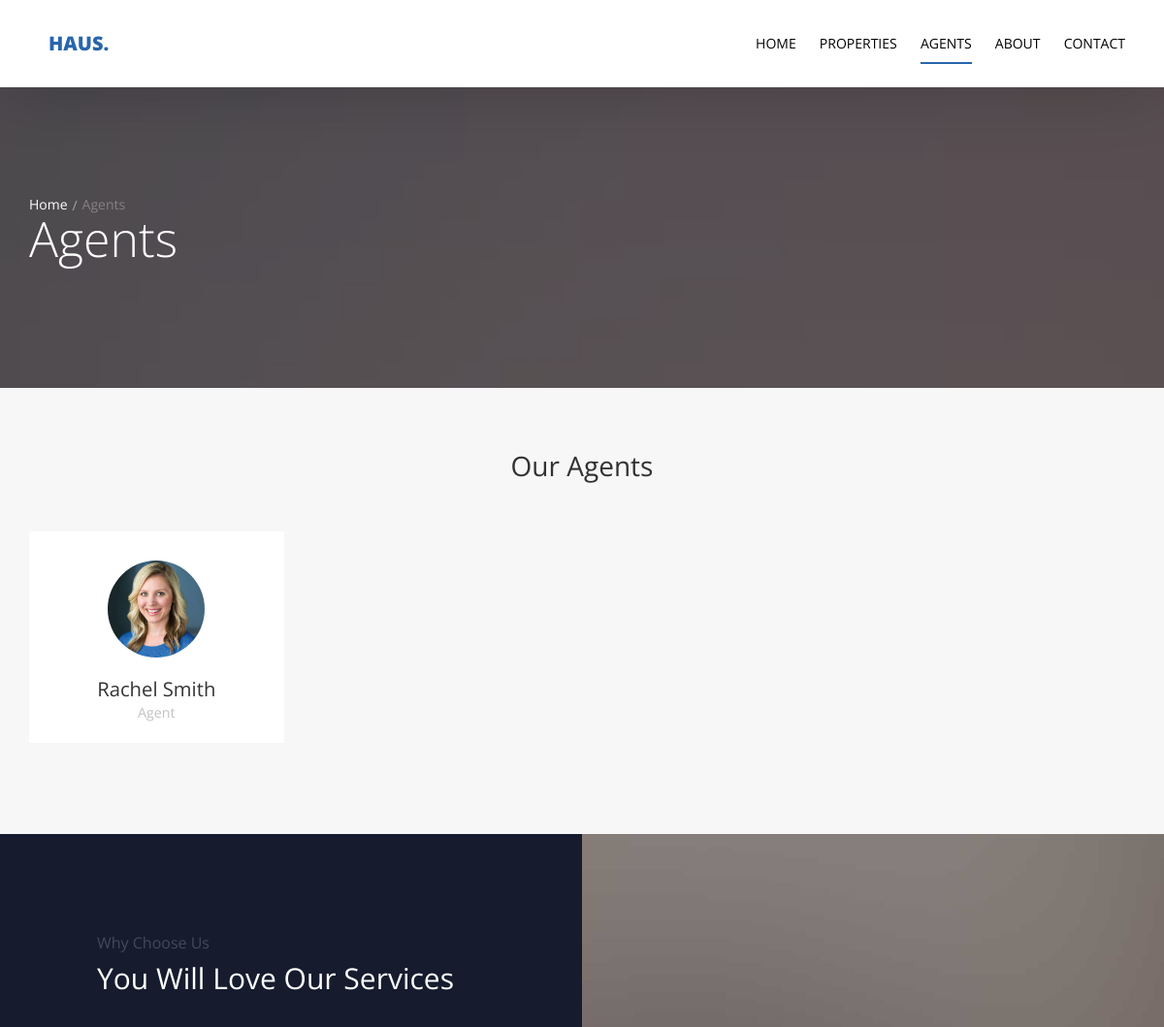
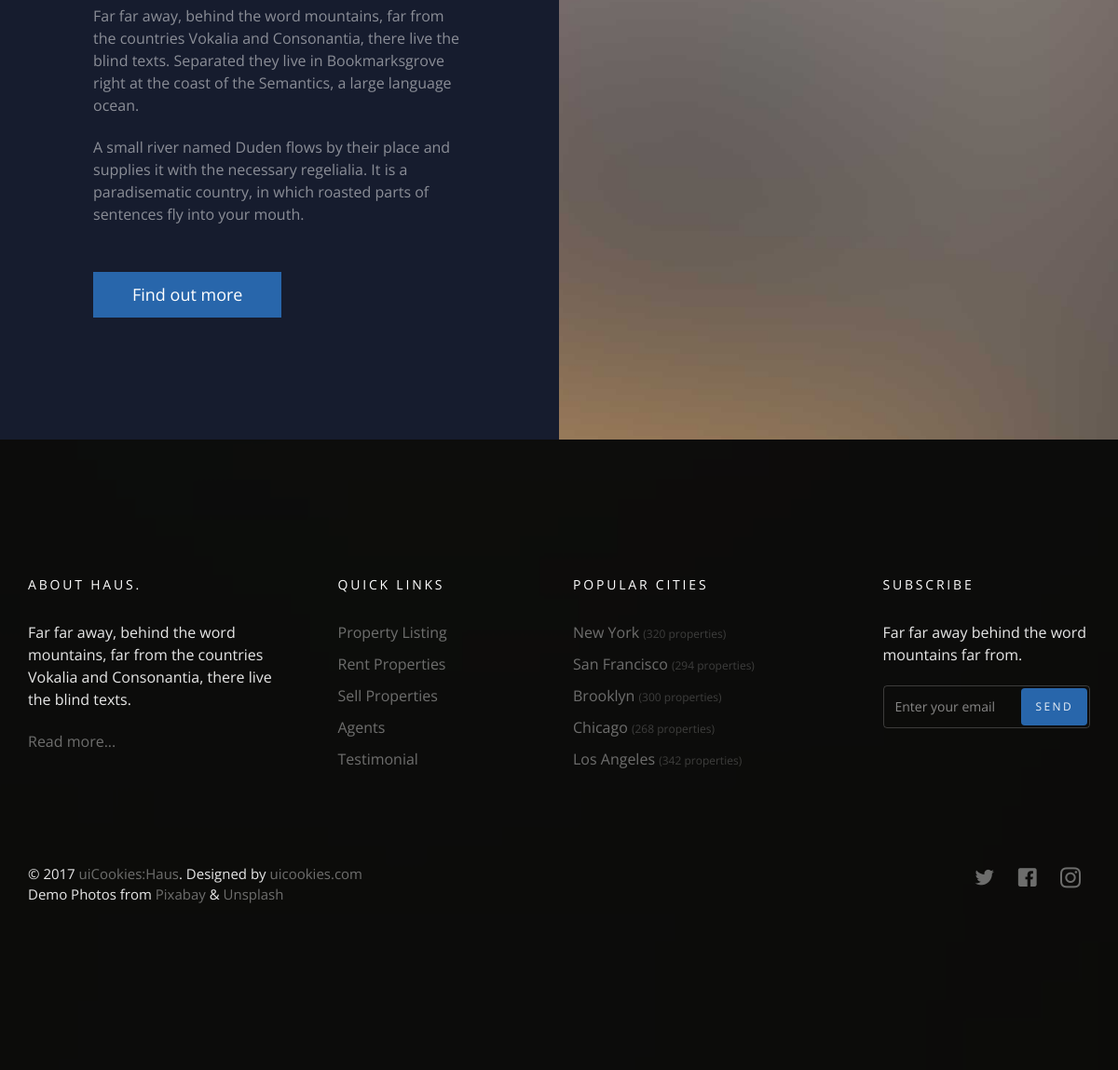
/agents/, run on the app's committed database (2 pictures, top to bottom).
### agents/models.py (models this page shows, shortened)
class Agent(models.Model):
    name = models.CharField(max_length=50)
    title = models.CharField(max_length=50)
    image = models.ImageField(upload_to='agents/')

### agents/views.py (the view)
# urls.py: path('', views.agents_list, name='agents_list')
def agents_list(request):
    agents_list = Agent.objects.all()
    template = 'agents/list.html'
    context = {
        'agents_list': agents_list
    }
    return render(request, template, context)

### agents/templates/agents/list.html (shortened to what this page needs)
{% extends 'base.html' %}
{% block body %}
  <section class="probootstrap-slider flexslider2 page-inner">
    <div class="overlay"></div>
    <div class="probootstrap-wrap-banner">
      <div class="container">
        <div class="row">
          <div class="col-md-8">
            <div class="page-title probootstrap-animate">
              <div class="probootstrap-breadcrumbs">
                <a href="#">Home</a><span>Agents</span>
              </div>
              <h1>Agents</h1>
            </div>
          </div>
        </div>
      </div>
    </div>
    <ul class="slides">
      <li style="background-image: url(img/slider_1.jpg);"></li>
    </ul>
  </section>
  <section class="probootstrap-section probootstrap-section-lighter">
    <div class="container">
      <div class="row heading">
        <h2 class="mt0 mb50 text-center">Our Agents</h2>
      </div>
      <div class="row">
          {% for agent in agents_list %}
        <div class="col-md-3 col-sm-6">
          <div class="probootstrap-card probootstrap-person text-left">
            <div class="probootstrap-card-media">
              <img src="{{agent.image.url}}" class="img-responsive" alt="Free HTML5 Template by uicookies.com">
            </div>
            <div class="probootstrap-card-text">
              <h2 class="probootstrap-card-heading mb0">{{agent.name}}</h2>
              <p><small>{{agent.title}}</small></p>
            </div>
          </div>
        </div>
          {% endfor %}
      </div>
    </div>
  </section>
  <section class="probootstrap-half reverse">
    <div class="image-wrap">
      <div class="image" style="background-image: url(img/slider_5.jpg);"></div>
    </div>
    <div class="text">
      <p class="mb10 subtitle">Why Choose Us</p>
      <h3 class="mt0 mb40">You Will Love Our Services</h3>
      <p>Far far away, behind the word mountains, far from the countries Vokalia and Consonantia, there live the blind texts. Separated they live in Bookmarksgrove right at the coast of the Semantics, a large language ocean.</p>
      <p class="mb50">A small river named Duden flows by their place and supplies it with the necessary regelialia. It is a paradisematic country, in which roasted parts of sentences fly into your mouth.</p>
      <p><a href="#" class="btn btn-primary mb10">Find out more</a></p>
    </div>
  </section>
{% endblock %}

### data on the page
Agent: image (picture), name "Rachel Smith", title "Agent"
